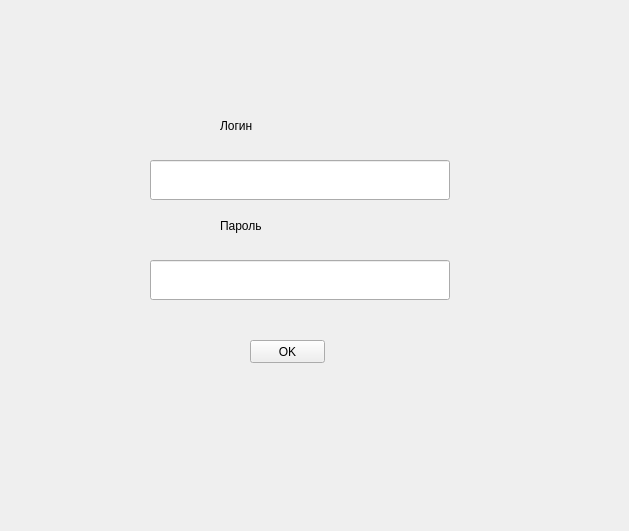
<?xml version="1.0" encoding="UTF-8"?>
<ui version="4.0">
 <class>MainWindow</class>
 <widget class="QMainWindow" name="MainWindow">
  <property name="geometry">
   <rect>
    <x>0</x>
    <y>0</y>
    <width>629</width>
    <height>531</height>
   </rect>
  </property>
  <property name="windowTitle">
   <string>Авторизация</string>
  </property>
  <widget class="QWidget" name="centralwidget">
   <widget class="QLineEdit" name="login_place">
    <property name="enabled">
     <bool>true</bool>
    </property>
    <property name="geometry">
     <rect>
      <x>150</x>
      <y>160</y>
      <width>300</width>
      <height>40</height>
     </rect>
    </property>
   </widget>
   <widget class="QLineEdit" name="password_place">
    <property name="enabled">
     <bool>true</bool>
    </property>
    <property name="geometry">
     <rect>
      <x>150</x>
      <y>260</y>
      <width>300</width>
      <height>40</height>
     </rect>
    </property>
    <property name="echoMode">
     <enum>QLineEdit::PasswordEchoOnEdit</enum>
    </property>
   </widget>
   <widget class="QLabel" name="label">
    <property name="geometry">
     <rect>
      <x>220</x>
      <y>100</y>
      <width>200</width>
      <height>51</height>
     </rect>
    </property>
    <property name="styleSheet">
     <string notr="true">font: 36pt &quot;MS Shell Dlg 2&quot;;</string>
    </property>
    <property name="text">
     <string>Логин</string>
    </property>
   </widget>
   <widget class="QLabel" name="label_2">
    <property name="geometry">
     <rect>
      <x>220</x>
      <y>200</y>
      <width>200</width>
      <height>51</height>
     </rect>
    </property>
    <property name="styleSheet">
     <string notr="true">font: 36pt &quot;MS Shell Dlg 2&quot;;</string>
    </property>
    <property name="text">
     <string>Пароль</string>
    </property>
   </widget>
   <widget class="QPushButton" name="agree_button">
    <property name="geometry">
     <rect>
      <x>250</x>
      <y>340</y>
      <width>75</width>
      <height>23</height>
     </rect>
    </property>
    <property name="text">
     <string>OK</string>
    </property>
   </widget>
   <widget class="QLabel" name="massage">
    <property name="geometry">
     <rect>
      <x>220</x>
      <y>360</y>
      <width>141</width>
      <height>91</height>
     </rect>
    </property>
    <property name="styleSheet">
     <string notr="true">font: 20pt &quot;MS Shell Dlg 2&quot;;</string>
    </property>
    <property name="text">
     <string/>
    </property>
   </widget>
  </widget>
 </widget>
 <resources/>
 <connections/>
</ui>
